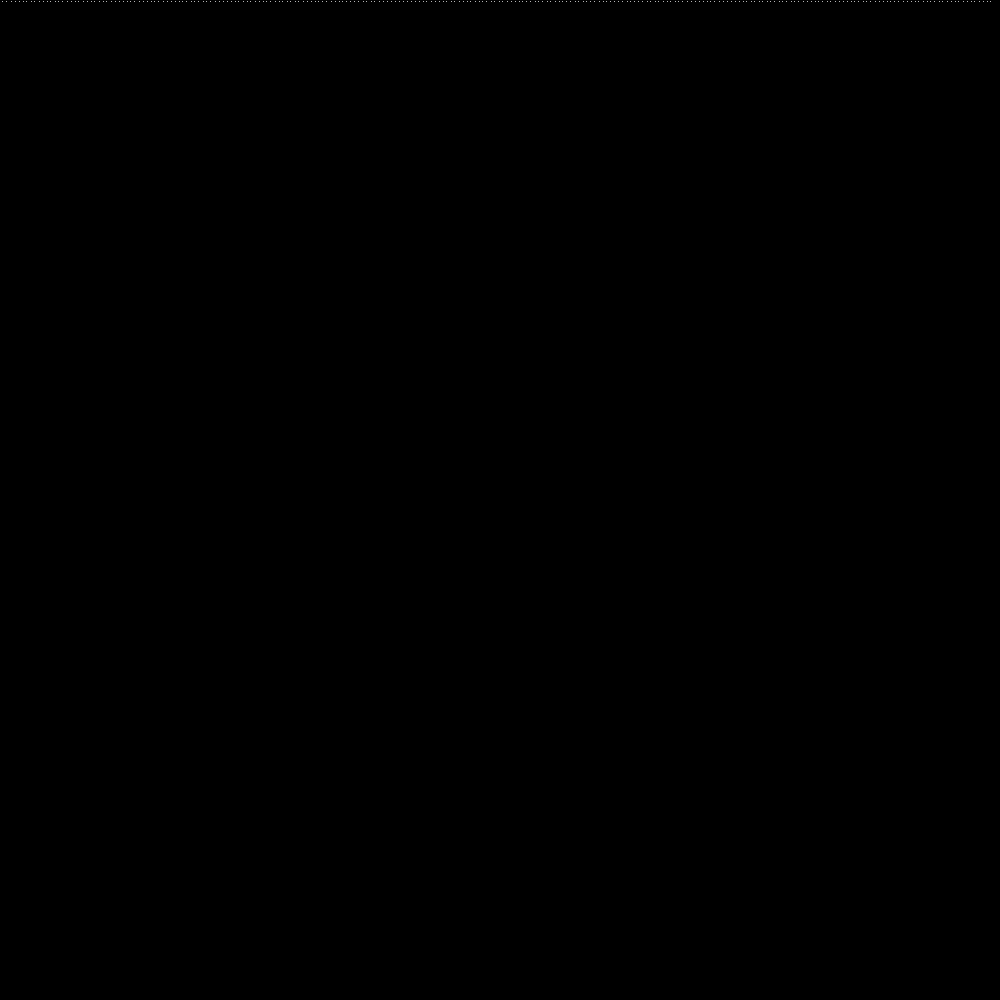
Frame 1 (no input)
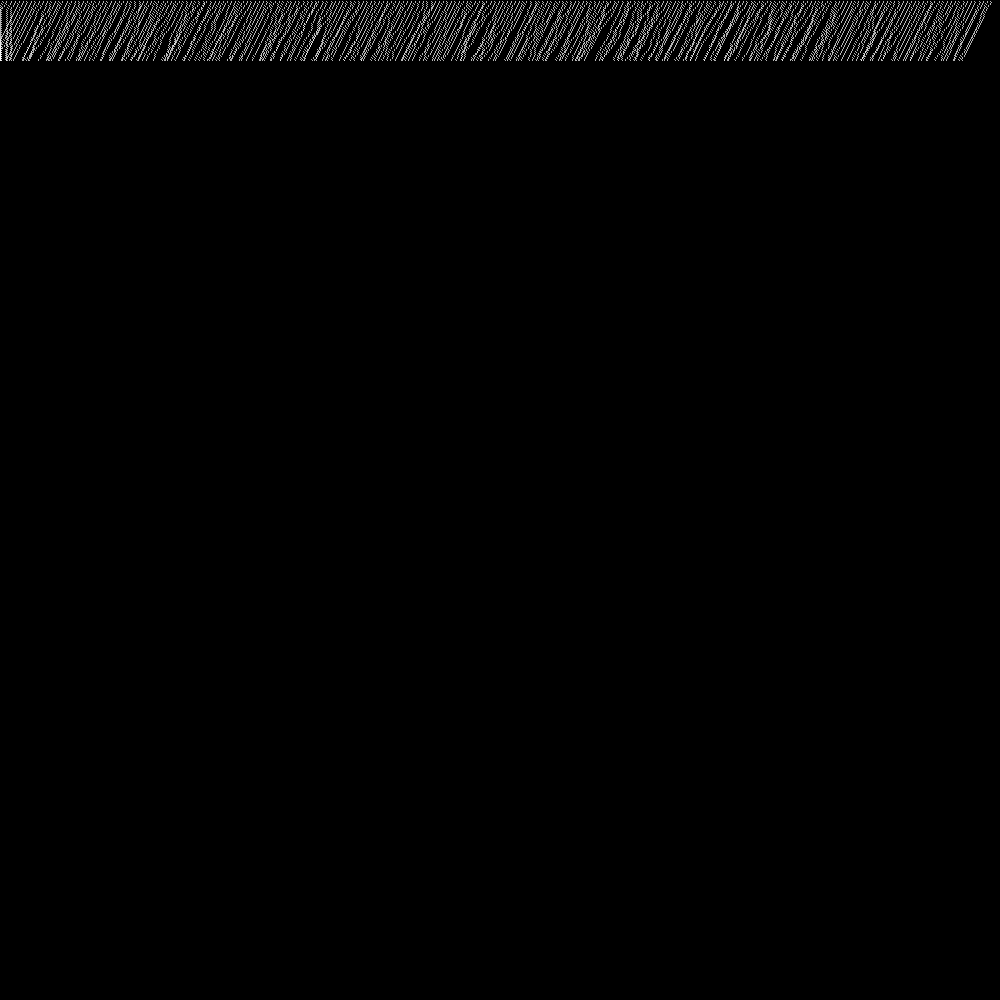
Frame 60 (the mouse pressed at the canvas centre just before this capture)
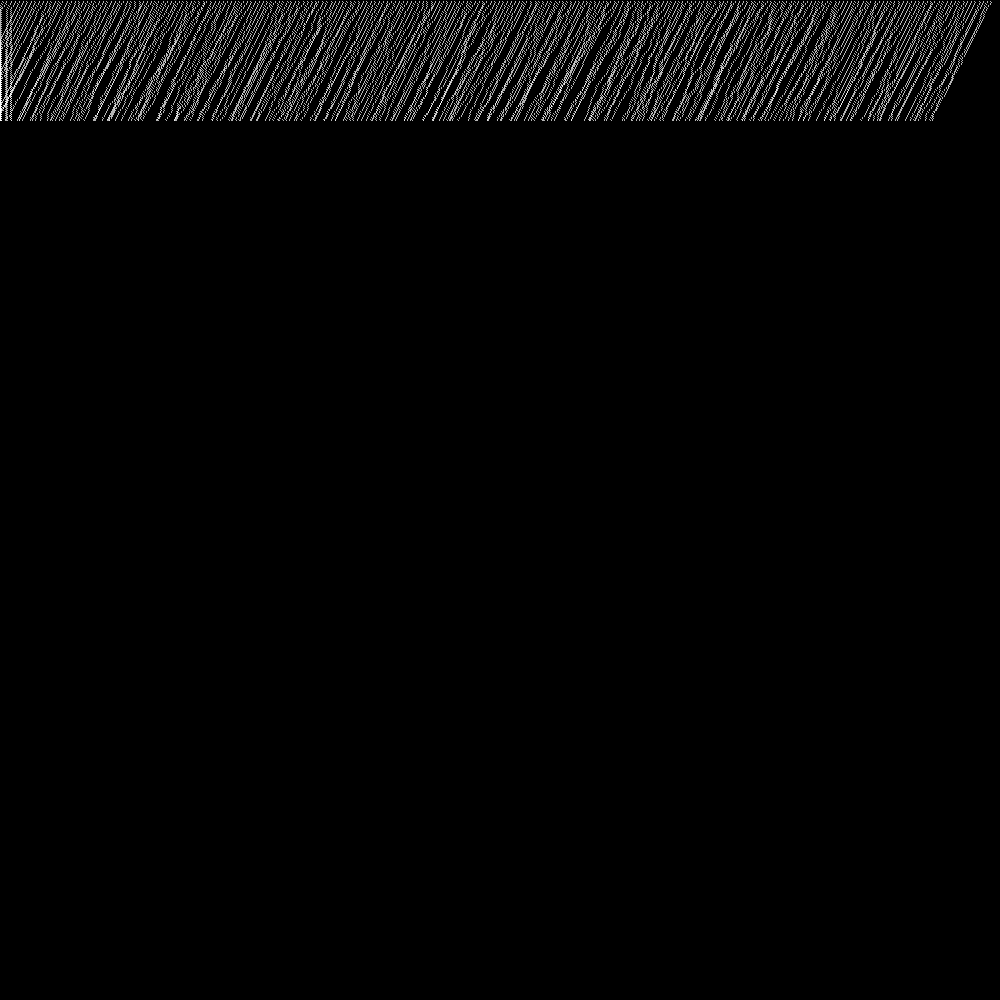
Frame 120 (the mouse held since frame 60 and released just before this capture)

The Processing sketch that drew these frames (run headless with seeded random() and noise(); from frame 60 on, the mouse is pressed at the canvas centre):

// Processing sketch: roots
// ── roots.pde
int[][] lines = new int[250][2] ;

void setup() {
	size(1000,1000);
	for (int i = 1; i < lines.length-1; ++i) {
		lines[i][0] = i*(width/lines.length) ;
		lines[i][1] = 0 ; 
	}
	background(0);
	stroke(255) ;
	frameRate(1600);
}

void draw() {
	for (int i = 1; i < lines.length-1; ++i) {
		if((frameCount%2)==0) {
			lines[i][0] += noise(lines[i-1][0])*2 ;
		} else {
			lines[i][0] -= noise(lines[i-1][0])*2 ;
		}
		
		lines[i][1] += 1 ;
		point(lines[i][0],lines[i][1]) ;	
	}
}
